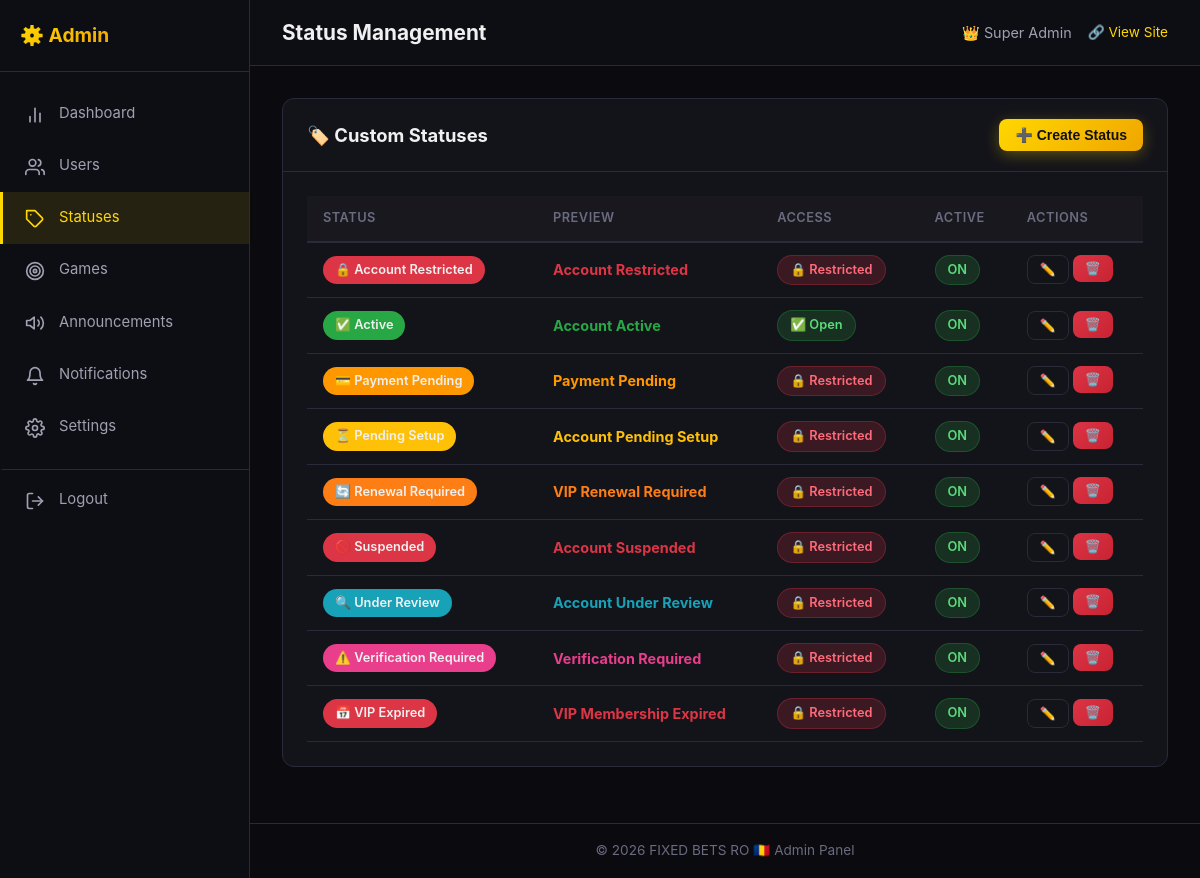
The app's page /admin/statuses.php (signed in) with its own data.
### tables this page shows
CREATE TABLE IF NOT EXISTS custom_statuses (
    id INT AUTO_INCREMENT PRIMARY KEY,
    name VARCHAR(50) NOT NULL,
    icon VARCHAR(10) NOT NULL DEFAULT '📋',
    color VARCHAR(7) NOT NULL DEFAULT '#FFD700',
    title VARCHAR(100) NOT NULL,
    message TEXT NOT NULL,
    restrict_access TINYINT(1) NOT NULL DEFAULT 0,
    is_active TINYINT(1) NOT NULL DEFAULT 1,
    created_at DATETIME NOT NULL DEFAULT CURRENT_TIMESTAMP,
    INDEX idx_active (is_active)
);

### includes/functions.php (called while the page is built, shortened)
<?php
function getSiteSetting($pdo, $key) {
    $stmt = $pdo->prepare("SELECT setting_value FROM site_settings WHERE setting_key = ? LIMIT 1");
    $stmt->execute([$key]);
    $result = $stmt->fetch();
    return $result ? $result['setting_value'] : null;
}
function e($str) {
    return htmlspecialchars($str, ENT_QUOTES, 'UTF-8');
}

### admin/statuses.php (the view, shortened to what this page needs)
<?php
require_once __DIR__ . '/../config/bootstrap.php';
require_once __DIR__ . '/../includes/functions.php';
require_once __DIR__ . '/../includes/auth.php';
$pageTitle = 'Status Management';
$statuses = $pdo->query("SELECT * FROM custom_statuses ORDER BY is_active DESC, name ASC")->fetchAll();
require_once __DIR__ . '/../includes/admin_header.php';
?>
<div class="card">
    <div class="card-header">
        <h2>🏷️ Custom Statuses</h2>
        <button class="btn btn-primary btn-sm" onclick="openModal('createStatusModal')">➕ Create Status</button>
    </div>
    <div class="card-body">
        <?php if (count($statuses) > 0): ?>
        <table class="data-table">
            <thead>
                <tr>
                    <th>Status</th>
                    <th>Preview</th>
                    <th>Access</th>
                    <th>Active</th>
                    <th>Actions</th>
                </tr>
            </thead>
            <tbody>
                <?php foreach ($statuses as $s): ?>
                <tr>
                    <td>
                        <span class="badge" style="background: <?= e($s['color']) ?>;">
                            <?= e($s['icon']) ?> <?= e($s['name']) ?>
                        </span>
                    </td>
                    <td style="max-width: 200px; overflow: hidden; text-overflow: ellipsis; white-space: nowrap;">
                        <strong style="color: <?= e($s['color']) ?>;"><?= e($s['title']) ?></strong>
                    </td>
                    <td>
                        <?= $s['restrict_access'] ? '<span class="badge badge-danger">🔒 Restricted</span>' : '<span class="badge badge-success">✅ Open</span>' ?>
                    </td>
                    <td>
                        <?= $s['is_active'] ? '<span class="badge badge-success">ON</span>' : '<span class="badge badge-secondary">OFF</span>' ?>
                    </td>
                    <td>
                        <div class="actions" style="display: flex; gap: 4px;">
                            <button class="btn btn-sm btn-secondary" onclick="editStatus(<?= $s['id'] ?>)">✏️</button>
                            <form method="POST" style="display:inline;" onsubmit="return confirm('Delete this status? Users will lose this status assignment.');">
                                <button type="submit" class="btn btn-sm btn-danger">🗑️</button>
                            </form>
                        </div>
                    </td>
                </tr>
                <?php endforeach; ?>
            </tbody>
        </table>
        <?php endif; ?>
    </div>
</div>
<?php require_once __DIR__ . '/../includes/admin_footer.php'; ?>

### includes/admin_header.php (shortened to what this page needs)
<!DOCTYPE html>
<html lang="en">
<head>
    <link rel="stylesheet" href="<?= SITE_URL ?>/assets/css/style.css">
    <link rel="stylesheet" href="<?= SITE_URL ?>/assets/css/admin.css">
</head>
<?php
$themeClass = getSiteSetting($pdo, 'dashboard_theme') ?? 'dark';
?>
<body class="theme-<?= e($themeClass) ?>">
<div class="admin-wrapper">
    <aside class="admin-sidebar" id="adminSidebar">
        <div class="sidebar-header">
            <h2>⚙️ Admin</h2>
        </div>
        <nav class="sidebar-nav">
            <a href="<?= SITE_URL ?>/admin/index.php" class="nav-item <?= basename($_SERVER['PHP_SELF']) === 'index.php' ? 'active' : '' ?>">
                <span class="nav-icon"><svg class="nav-svg" viewBox="0 0 24 24" fill="none" stroke="currentColor" stroke-width="2" stroke-linecap="round" stroke-linejoin="round"><line x1="18" y1="20" x2="18" y2="10"></line><line x1="12" y1="20" x2="12" y2="4"></line><line x1="6" y1="20" x2="6" y2="14"></line></svg></span> Dashboard
            </a>
            <a href="<?= SITE_URL ?>/admin/users.php" class="nav-item <?= strpos($_SERVER['PHP_SELF'], 'users.php') !== false ? 'active' : '' ?>">
                <span class="nav-icon"></span> Users
            </a>
            <a href="<?= SITE_URL ?>/admin/statuses.php" class="nav-item <?= strpos($_SERVER['PHP_SELF'], 'statuses.php') !== false ? 'active' : '' ?>">
                <span class="nav-icon"><svg class="nav-svg" viewBox="0 0 24 24" fill="none" stroke="currentColor" stroke-width="2" stroke-linecap="round" stroke-linejoin="round"><path d="M20.59 13.41l-7.17 7.17a2 2 0 0 1-2.83 0L2 12V2h10l8.59 8.59a2 2 0 0 1 0 2.82z"></path><line x1="7" y1="7" x2="7.01" y2="7"></line></svg></span> Statuses
            </a>
            <a href="<?= SITE_URL ?>/admin/games.php" class="nav-item <?= strpos($_SERVER['PHP_SELF'], 'games.php') !== false ? 'active' : '' ?>">
                <span class="nav-icon"><svg class="nav-svg" viewBox="0 0 24 24" fill="none" stroke="currentColor" stroke-width="2" stroke-linecap="round" stroke-linejoin="round"><circle cx="12" cy="12" r="10"></circle><circle cx="12" cy="12" r="6"></circle><circle cx="12" cy="12" r="2"></circle></svg></span> Games
            </a>
            <a href="<?= SITE_URL ?>/admin/announcements.php" class="nav-item <?= strpos($_SERVER['PHP_SELF'], 'announcements.php') !== false ? 'active' : '' ?>">
                <span class="nav-icon"><svg class="nav-svg" viewBox="0 0 24 24" fill="none" stroke="currentColor" stroke-width="2" stroke-linecap="round" stroke-linejoin="round"><polygon points="11 5 6 9 2 9 2 15 6 15 11 19 11 5"></polygon><path d="M19.07 4.93a10 10 0 0 1 0 14.14M15.54 8.46a5 5 0 0 1 0 7.07"></path></svg></span> Announcements
            </a>
            <a href="<?= SITE_URL ?>/admin/notifications.php" class="nav-item <?= strpos($_SERVER['PHP_SELF'], 'notifications.php') !== false ? 'active' : '' ?>">
                <span class="nav-icon"><svg class="nav-svg" viewBox="0 0 24 24" fill="none" stroke="currentColor" stroke-width="2" stroke-linecap="round" stroke-linejoin="round"><path d="M18 8A6 6 0 0 0 6 8c0 7-3 9-3 9h18s-3-2-3-9"></path><path d="M13.73 21a2 2 0 0 1-3.46 0"></path></svg></span> Notifications
            </a>
            <a href="<?= SITE_URL ?>/admin/settings.php" class="nav-item <?= strpos($_SERVER['PHP_SELF'], 'settings.php') !== false ? 'active' : '' ?>">
                <span class="nav-icon"></span> Settings
            </a>
            <a href="<?= SITE_URL ?>/admin/logout.php" class="nav-item nav-logout">
                <span class="nav-icon"><svg class="nav-svg" viewBox="0 0 24 24" fill="none" stroke="currentColor" stroke-width="2" stroke-linecap="round" stroke-linejoin="round"><path d="M9 21H5a2 2 0 0 1-2-2V5a2 2 0 0 1 2-2h4"></path><polyline points="16 17 21 12 16 7"></polyline><line x1="21" y1="12" x2="9" y2="12"></line></svg></span> Logout
            </a>
        </nav>
    </aside>
    <main class="admin-main">
        <header class="admin-topbar">
            <div class="topbar-left">
                <h1><?= e($pageTitle ?? 'Dashboard') ?></h1>
            </div>
            <div class="topbar-right">
                <span class="admin-user">👑 <?= e($_SESSION['full_name'] ?? 'Admin') ?></span>
                <a href="<?= SITE_URL ?>/" class="topbar-link" target="_blank">🔗 View Site</a>
            </div>
        </header>
        <div class="admin-content">

### includes/admin_footer.php (shortened to what this page needs)
        </div>
        <footer class="admin-footer">
            <p>&copy; <?= date('Y') ?> <?= SITE_NAME ?> Admin Panel</p>
        </footer>
    </main>
</div>
</body>
</html>

### assets/css/style.css (style rules this page uses)
:root { --bg-dark: #0a0a0f; --bg-card: #13131a; --bg-card-hover: #1a1a24; --bg-input: #1a1a24; --bg-surface: #181820; --border-color: #2a2a3a; --border-light: #333345; --text-primary: #f0f0f0; --text-secondary: #a0a0b0; --text-muted: #6b6b80; --gold: #ffd700; --gold-dark: #b8960f; --gold-light: #ffe44d; --gold-gradient: linear-gradient(135deg, #ffd700, #f0a500); --success: #28a745; --danger: #dc3545; --warning: #ffc107; --info: #17a2b8; --radius: 12px; --radius-sm: 8px; --radius-lg: 16px; --shadow: 0 4px 20px rgba(0,0,0,0.3); --shadow-gold: 0 4px 20px rgba(255,215,0,0.15); --transition: all 0.3s ease; --bg-sidebar: #0d0d14; --bg-topbar: #0d0d14; --bg-welcome: linear-gradient(135deg, #1a1a24 0%, #0d0d14 100%); --bg-footer: #050508; --bg-nav-active: rgba(255, 215, 0, 0.1); --bg-nav-hover: rgba(255, 215, 0, 0.05); --btn-primary-text: #111111; }
*, *::before, *::after { margin: 0; padding: 0; box-sizing: border-box; }
html { scroll-behavior: smooth; }
body { font-family: -apple-system, BlinkMacSystemFont, 'Segoe UI', Roboto, 'Helvetica Neue', Arial, sans-serif; background-color: var(--bg-dark); color: var(--text-primary); line-height: 1.6; min-height: 100vh; -webkit-font-smoothing: antialiased; }
a { color: var(--gold); text-decoration: none; transition: var(--transition); }
.btn { display: inline-flex; align-items: center; justify-content: center; gap: 0.5rem; padding: 12px 24px; border: none; border-radius: var(--radius-sm); font-size: 1rem; font-weight: 600; cursor: pointer; transition: var(--transition); text-decoration: none; white-space: nowrap; }
.btn-primary { background: var(--gold-gradient); color: var(--btn-primary-text); box-shadow: 0 4px 15px rgba(255,215,0,0.3); }
.btn-danger { background: linear-gradient(135deg, #dc3545, #c82333); color: #fff; }
.btn-secondary { background: var(--bg-card); color: var(--text-primary); border: 1px solid var(--border-color); }
.btn-sm { padding: 8px 16px; font-size: 0.875rem; }
.badge { display: inline-flex; align-items: center; gap: 4px; padding: 4px 12px; border-radius: 20px; font-size: 0.8rem; font-weight: 600; white-space: nowrap; }
.badge-success { background: rgba(40,167,69,0.2); color: #5cdb7a; border: 1px solid rgba(40,167,69,0.3); }
.badge-danger { background: rgba(220,53,69,0.2); color: #ff6b7a; border: 1px solid rgba(220,53,69,0.3); }
.nav-svg { width: 20px; height: 20px; fill: none; stroke: currentColor; display: inline-block; vertical-align: middle; transition: var(--transition); }

### records on screen
custom_statuses: icon "🔒", name "Account Restricted", title "Account Restricted", restrict_access "🔒 Restricted", is_active "ON"
custom_statuses: icon "✅", name "Active", title "Account Active", restrict_access "✅ Open", is_active "ON"
custom_statuses: icon "💳", name "Payment Pending", title "Payment Pending", restrict_access "🔒 Restricted", is_active "ON"
custom_statuses: icon "⏳", name "Pending Setup", title "Account Pending Setup", restrict_access "🔒 Restricted", is_active "ON"
custom_statuses: icon "🔄", name "Renewal Required", title "VIP Renewal Required", restrict_access "🔒 Restricted", is_active "ON"
custom_statuses: icon "🚫", name "Suspended", title "Account Suspended", restrict_access "🔒 Restricted", is_active "ON"
custom_statuses: icon "🔍", name "Under Review", title "Account Under Review", restrict_access "🔒 Restricted", is_active "ON"
custom_statuses: icon "⚠️", name "Verification Required", title "Verification Required", restrict_access "🔒 Restricted", is_active "ON"
custom_statuses: icon "📅", name "VIP Expired", title "VIP Membership Expired", restrict_access "🔒 Restricted", is_active "ON"

### other values on screen
$pageTitle "Status Management"
$_SESSION['full_name'] "Super Admin"
SITE_NAME "FIXED BETS RO 🇷🇴"
